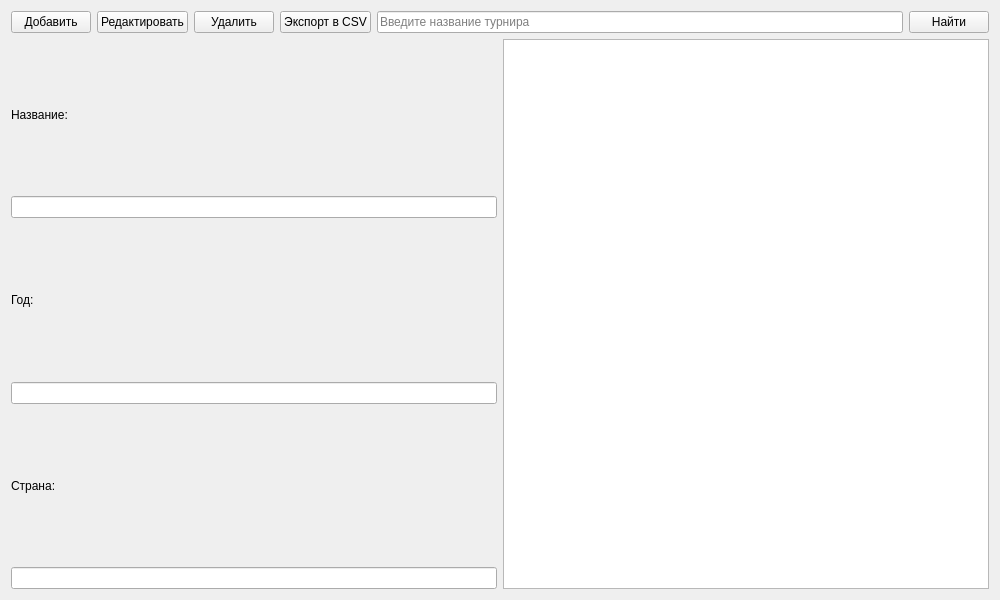
<?xml version="1.0" encoding="UTF-8"?>
<ui version="4.0">
 <class>AdminTournamentPage</class>
 <widget class="QWidget" name="AdminTournamentPage">
  <property name="geometry">
   <rect>
    <x>0</x>
    <y>0</y>
    <width>1000</width>
    <height>600</height>
   </rect>
  </property>
  <property name="windowTitle">
   <string>Турниры (Администратор)</string>
  </property>
  <layout class="QVBoxLayout" name="verticalLayout">
   <item>
    <layout class="QHBoxLayout" name="topLayout">
     <item>
      <widget class="QPushButton" name="addButton">
       <property name="text">
        <string>Добавить</string>
       </property>
      </widget>
     </item>
     <item>
      <widget class="QPushButton" name="editButton">
       <property name="text">
        <string>Редактировать</string>
       </property>
      </widget>
     </item>
     <item>
      <widget class="QPushButton" name="deleteButton">
       <property name="text">
        <string>Удалить</string>
       </property>
      </widget>
     </item>
     <item>
      <widget class="QPushButton" name="exportButton">
       <property name="text">
        <string>Экспорт в CSV</string>
       </property>
      </widget>
     </item>
     <item>
      <widget class="QLineEdit" name="searchEdit">
       <property name="placeholderText">
        <string>Введите название турнира</string>
       </property>
      </widget>
     </item>
     <item>
      <widget class="QPushButton" name="searchButton">
       <property name="text">
        <string>Найти</string>
       </property>
      </widget>
     </item>
    </layout>
   </item>
   <item>
    <layout class="QHBoxLayout" name="mainLayout">
     <item>
      <layout class="QVBoxLayout" name="inputFieldsLayout">
       <item>
        <widget class="QLabel" name="nameLabel">
         <property name="text">
          <string>Название:</string>
         </property>
        </widget>
       </item>
       <item>
        <widget class="QLineEdit" name="nameEdit"/>
       </item>
       <item>
        <widget class="QLabel" name="yearLabel">
         <property name="text">
          <string>Год:</string>
         </property>
        </widget>
       </item>
       <item>
        <widget class="QLineEdit" name="yearEdit"/>
       </item>
       <item>
        <widget class="QLabel" name="countryLabel">
         <property name="text">
          <string>Страна:</string>
         </property>
        </widget>
       </item>
       <item>
        <widget class="QLineEdit" name="countryEdit"/>
       </item>
      </layout>
     </item>
     <item>
      <widget class="QTableView" name="tableView">
       <property name="sortingEnabled">
        <bool>true</bool>
       </property>
      </widget>
     </item>
    </layout>
   </item>
  </layout>
 </widget>
 <resources/>
 <connections/>
</ui>
